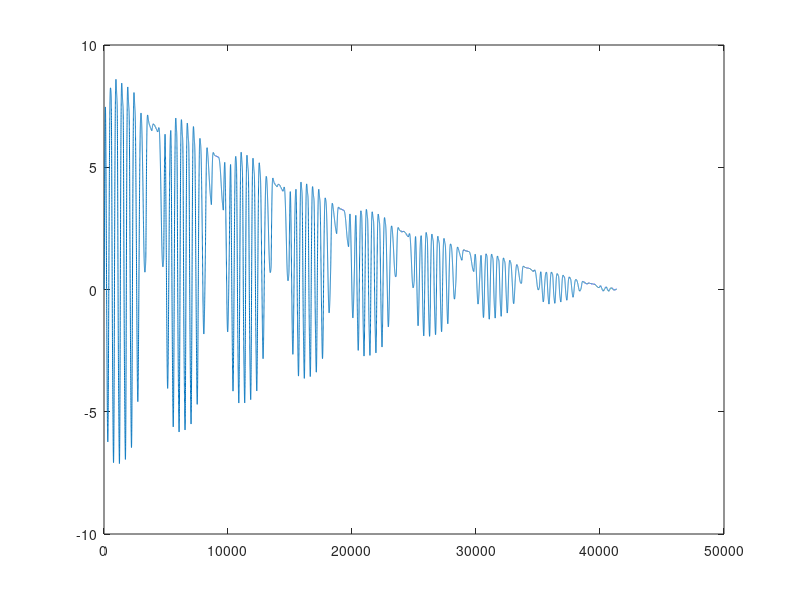

MATLAB code for this plot: (Note: this script raises an error after producing the figure.)

data = dlmread("cur_1369971678529.csv", ",");
ld = length(data);
t = [0:ld-1]/ld;

di2 = [];

for i = [1:3:ld]

%fsam = 8000;
%fnyq = fsam/2;


%fmod = abs(data(i)) + 100;
%fmod = 100;
ti = [0:1.0/(480.0): 1.0];
di = interp1(t, data, ti, 'cubic');

% oscillating low pass filter
bf = 0.01 * (sin(i/5.0)+ 1.0)/2.0; %
[b,a] = butter(2, bf);
dif = filter(b,a, di); 

%dif = dif * (sin(i/ld * pi)+1.0)/2.0;

di2 = [di2, dif];

end


di2(isnan(di2))= 0;
di2 = di2 - min(di2);
di2 = di2/max(di2);
di2 = di2*2 - 1;
di2 = di2*5;

t = [1:length(di2)]/length(di2);
%di2 = di2 .* sin(pi*t);
di2 = di2 .* (exp(max(t) -t) - 1);

% add some reverb
el = 20
f2a = [1.0 zeros(1, el) -0.9];
f2b = [1.0 ]; %zeros(1,el) 0.9 zeros(1,el) 0.8];
di2f = filter(b, a, di2);
%di2 = conv(di2, f2b)/sum(f2b);

len = length(di2f) 
len = length(di2) 
figure(1);
plot(di2f);

wavwrite(di2f', 48000,  "test.wav");
